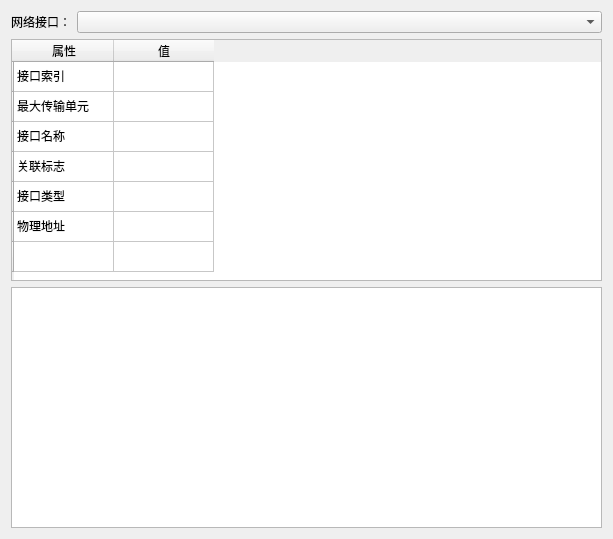
<?xml version="1.0" encoding="UTF-8"?>
<ui version="4.0">
 <class>NetProperty</class>
 <widget class="QWidget" name="NetProperty">
  <property name="geometry">
   <rect>
    <x>0</x>
    <y>0</y>
    <width>613</width>
    <height>539</height>
   </rect>
  </property>
  <property name="windowTitle">
   <string>Form</string>
  </property>
  <layout class="QGridLayout" name="gridLayout">
   <item row="0" column="0">
    <layout class="QHBoxLayout" name="horizontalLayout">
     <item>
      <widget class="QLabel" name="label">
       <property name="sizePolicy">
        <sizepolicy hsizetype="Fixed" vsizetype="Preferred">
         <horstretch>0</horstretch>
         <verstretch>0</verstretch>
        </sizepolicy>
       </property>
       <property name="text">
        <string>网络接口：</string>
       </property>
      </widget>
     </item>
     <item>
      <widget class="QComboBox" name="com_Interface"/>
     </item>
    </layout>
   </item>
   <item row="1" column="0">
    <widget class="QTableWidget" name="tableWidget">
     <property name="rowCount">
      <number>7</number>
     </property>
     <row>
      <property name="text">
       <string/>
      </property>
     </row>
     <row>
      <property name="text">
       <string/>
      </property>
     </row>
     <row>
      <property name="text">
       <string/>
      </property>
     </row>
     <row>
      <property name="text">
       <string/>
      </property>
     </row>
     <row>
      <property name="text">
       <string/>
      </property>
     </row>
     <row>
      <property name="text">
       <string/>
      </property>
     </row>
     <row>
      <property name="text">
       <string/>
      </property>
     </row>
     <column>
      <property name="text">
       <string>属性</string>
      </property>
     </column>
     <column>
      <property name="text">
       <string>值</string>
      </property>
     </column>
     <item row="0" column="0">
      <property name="text">
       <string>接口索引</string>
      </property>
     </item>
     <item row="0" column="1">
      <property name="text">
       <string/>
      </property>
     </item>
     <item row="1" column="0">
      <property name="text">
       <string>最大传输单元</string>
      </property>
     </item>
     <item row="1" column="1">
      <property name="text">
       <string/>
      </property>
     </item>
     <item row="2" column="0">
      <property name="text">
       <string>接口名称</string>
      </property>
     </item>
     <item row="2" column="1">
      <property name="text">
       <string/>
      </property>
     </item>
     <item row="3" column="0">
      <property name="text">
       <string>关联标志</string>
      </property>
     </item>
     <item row="3" column="1">
      <property name="text">
       <string/>
      </property>
     </item>
     <item row="4" column="0">
      <property name="text">
       <string>接口类型</string>
      </property>
     </item>
     <item row="4" column="1">
      <property name="text">
       <string/>
      </property>
     </item>
     <item row="5" column="0">
      <property name="text">
       <string>物理地址</string>
      </property>
     </item>
     <item row="5" column="1">
      <property name="text">
       <string/>
      </property>
     </item>
     <item row="6" column="0">
      <property name="text">
       <string/>
      </property>
     </item>
     <item row="6" column="1">
      <property name="text">
       <string/>
      </property>
     </item>
    </widget>
   </item>
   <item row="2" column="0">
    <widget class="QTextEdit" name="textEdit_ip"/>
   </item>
  </layout>
 </widget>
 <resources/>
 <connections/>
</ui>
